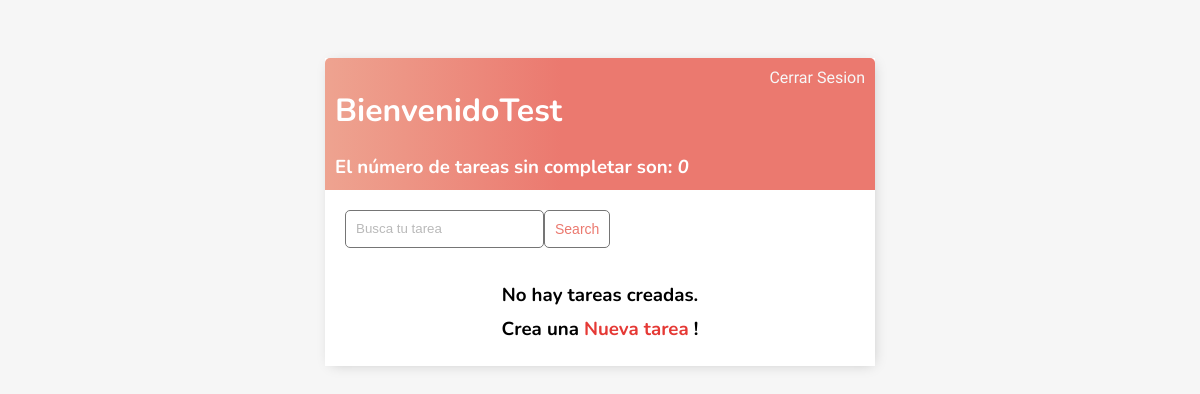
/ (signed in), run on an earlier commit of the app's database.
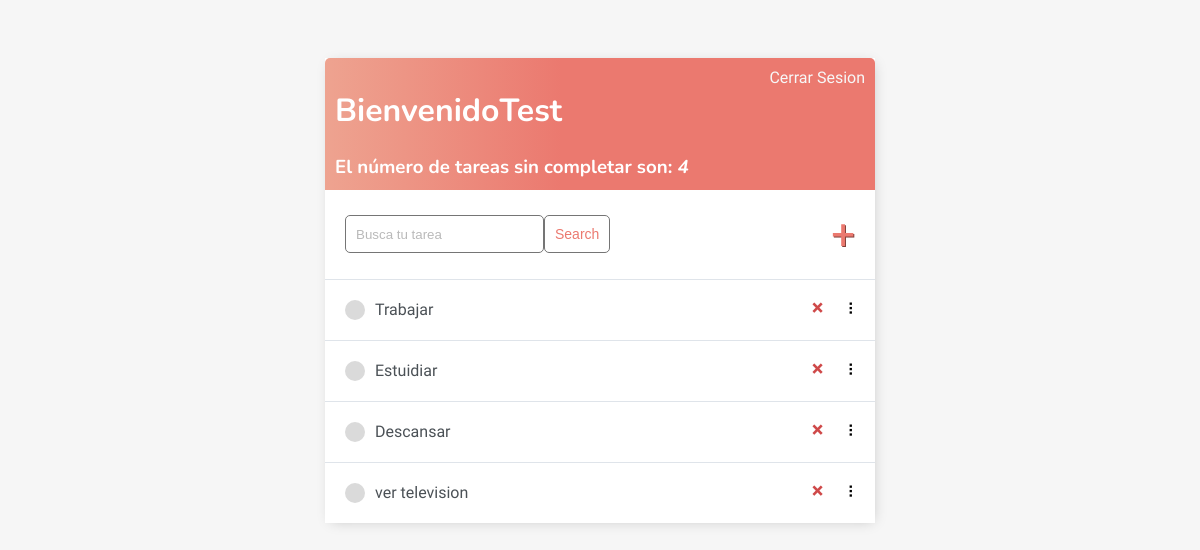
And on a later commit of the database.
### base/models.py (models this page shows)
class Task(models.Model):
    usuario= models.ForeignKey(User, on_delete=models.CASCADE, null= True, blank=True)
    titulo= models.CharField(max_length=200)
    descripcion=models.TextField(null=True, blank=True)
    completa= models.BooleanField(default =False)
    creacion= models.DateTimeField(auto_now_add=True)
    def __str__(self):
        return self.titulo
    class Meta:
        ordering = ['completa']

### base/views.py (the view)
# urls.py: path('', TaskList.as_view(), name='tasks'),
class TaskList(LoginRequiredMixin, ListView):
    model = Task
    context_object_name = "tasks"
    def get_context_data(self, **kwargs):
        context = super().get_context_data(**kwargs)
        context['tasks'] = context['tasks'].filter(usuario=self.request.user)
        context['count'] = context['tasks'].filter(completa=False).count()
        search_input = self.request.GET.get('search-area') or ''
        if search_input:
            context['tasks'] = context['tasks'].filter(titulo__startswith=search_input)
        context['search_input'] = search_input
        return context

### base/templates/base/task_list.html (shortened to what this page needs)
{% extends 'base/main.html' %}
{% block content %}
<div class="header-bar">
    <div>
        <h1>Bienvenido{{request.user|title}}</h1>
        <h3 style="margin:0">El número de tareas sin completar son: <i>{{count}}</i></h3>
    </div>
    {% if request.user.is_authenticated %}
    <a href="{% url 'logout' %}">Cerrar Sesion</a>
    {% else %}
    <a href="{% url 'login' %}">Iniciar Sesion</a>
    {% endif %}
</div>
<div id="search-add-wrapper">
    <form method="GET" style="display: flex;">
        <input type='text' name='search-area' placeholder="Busca tu tarea" value="{{search_input}}">
        <input class="button" type="submit" value='Search'>
    </form>
    {% if tasks|length > 0 %}
    <a id="add-link" href="{% url 'task-create' %}">&#x2b;</a>
    {% endif %}
</div>
<div id="tasklist" class="task-items-wrapper">
    {% for task in tasks %}
    <div class="task-wrapper" data-position="{{task.pk}}">
        <div class="task-title">
            {% if task.completa %}
            <div class="task-complete-icon"></div>
            <i><s><a href="{% url 'task-update' task.id %}">{{task}}</a></s></i> {% else %}
            <div class="task-incomplete-icon"></div>
            <a href="{% url 'task-update' task.id %}">{{task}}</a> {% endif %}
        </div>
        <div class="task-controls">
            <a class="delete-link" href="{% url 'task-delete' task.id %}">&#215;</a>
            <span class="handle">&nbsp;&#10247;</span>
        </div>
    </div>
    {% empty %}
    <div style="text-align: center; padding-bottom: 10px; line-height: 1em;">
        <h3>No hay tareas creadas.</h3>
        <h3>Crea una <a style="text-decoration: none; color: #e53935;" href="{% url 'task-create' %}">Nueva tarea</a> ! </h3>
    </div>
    {% endfor %}
</div>
{% endblock content %}

### base/templates/base/main.html (shortened to what this page needs)
<!DOCTYPE html>
<html lang="en">
<head>
</head>
<body>
    <div class="container">
        {% block content %}
        {% endblock content %}
    </div>
</body>
</html>

### base/templates/base/main.html (style rules this page uses)
body { background-color: #f6f6f6; font-family: 'Work Sans', sans-serif; padding-top: 50px; }
h1,h2,h3,h4,h6 { font-family: 'Nunito', sans-serif; }
a, p { color: #4b5156; }
.container { max-width: 550px; margin: auto; background-color: #fff; -webkit-box-shadow: 2px 2px 13px -4px rgba(0, 0, 0, 0.21); box-shadow: 2px 2px 13px -4px rgba(0, 0, 0, 0.21); }
input { outline: none; border: none; }
.header-bar { display: flex; justify-content: space-between; color: #fff; padding: 10px; border-radius: 5px 5px 0 0; background: linear-gradient(90deg, #EEA390 0%, #EB796F 43%, #EB796F 100%); }
.header-bar a { color: rgb(247, 247, 247); text-decoration: none; }
.task-wrapper { display: flex; align-items: center; justify-content: space-between; background-color: #fff; border-top: 1px solid #dfe4ea; overflow: hidden; }
.task-title { display: flex; padding: 20px; }
.task-title a { text-decoration: none; color: #4b5156; margin-left: 10px; }
.task-incomplete-icon { height: 20px; width: 20px; background-color: rgb(218, 218, 218); border-radius: 50%; }
.delete-link { text-decoration: none; font-weight: 900; color: #cf4949; font-size: 22px; line-height: 0; padding: 20px 0px; }
.handle { display: inline-block; padding: 20px 16px; cursor: grab; user-select: none; }
.handle:after, .handle:before { display: block; content: ""; }
#add-link { color: #EB796F; text-decoration: none; font-size: 42px; text-shadow: 1px 1px #81413b; }
#search-add-wrapper { display: flex; justify-content: space-between; align-items: center; padding: 20px; }
input[type=text], input[type=password], textarea { border: 1px solid #757575; border-radius: 5px; padding: 10px; width: 90%; }
::placeholder { font-weight: 300; opacity: 0.5; }
.button { border: 1px solid #757575; background-color: #FFF; color: #EB796F; padding: 10px; font-size: 14px; border-radius: 5px; cursor: pointer; text-decoration: none; }

What changed in the data, as far as the page shows it:
added Task: titulo "Trabajar"
added Task: titulo "Estuidiar"
added Task: titulo "Descansar"
added Task: titulo "ver television"
Also different on the page:
{{ count }}: "0" → "4"
text no longer shown: "No hay tareas creadas. Crea una Nueva tarea !"
